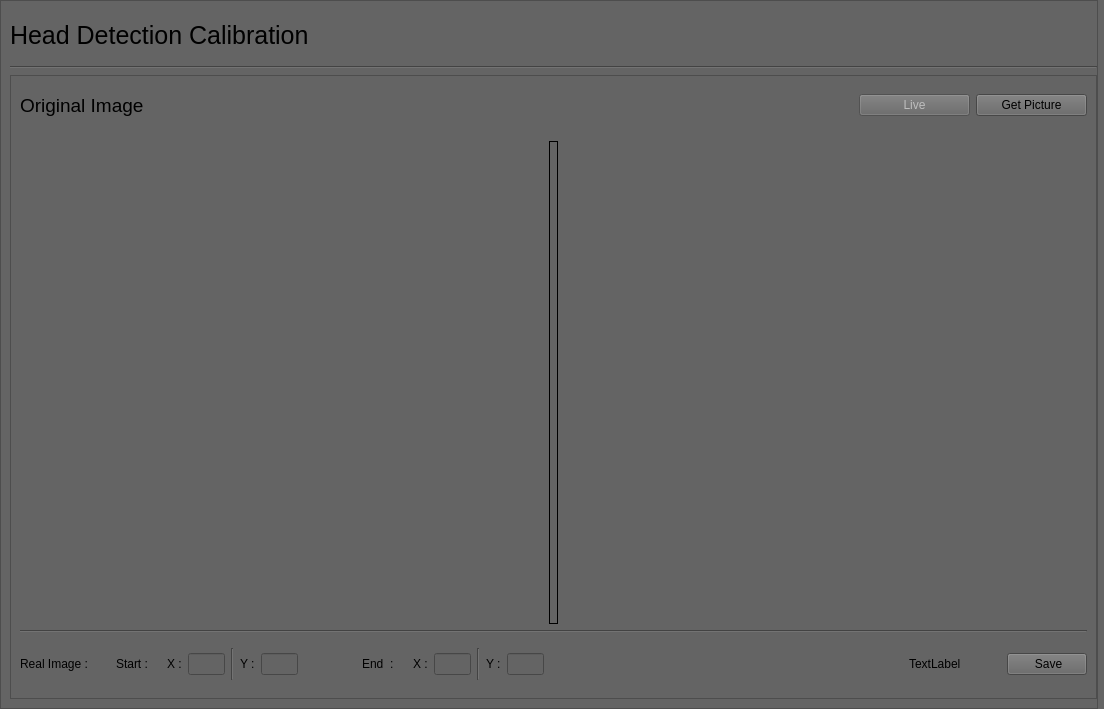
<?xml version="1.0" encoding="UTF-8"?>
<ui version="4.0">
 <class>MainWindow</class>
 <widget class="QMainWindow" name="MainWindow">
  <property name="geometry">
   <rect>
    <x>0</x>
    <y>0</y>
    <width>1104</width>
    <height>709</height>
   </rect>
  </property>
  <property name="windowTitle">
   <string>MainWindow</string>
  </property>
  <widget class="QWidget" name="centralwidget">
   <property name="styleSheet">
    <string notr="true">background-color: rgb(100,100,100);
</string>
   </property>
   <layout class="QVBoxLayout" name="verticalLayout">
    <property name="leftMargin">
     <number>0</number>
    </property>
    <property name="topMargin">
     <number>0</number>
    </property>
    <property name="rightMargin">
     <number>0</number>
    </property>
    <property name="bottomMargin">
     <number>0</number>
    </property>
    <item>
     <widget class="QFrame" name="frame_4">
      <property name="frameShape">
       <enum>QFrame::NoFrame</enum>
      </property>
      <property name="frameShadow">
       <enum>QFrame::Raised</enum>
      </property>
      <layout class="QHBoxLayout" name="horizontalLayout">
       <property name="leftMargin">
        <number>0</number>
       </property>
       <property name="topMargin">
        <number>0</number>
       </property>
       <property name="rightMargin">
        <number>0</number>
       </property>
       <property name="bottomMargin">
        <number>0</number>
       </property>
       <item>
        <widget class="QFrame" name="frame_5">
         <property name="frameShape">
          <enum>QFrame::NoFrame</enum>
         </property>
         <property name="frameShadow">
          <enum>QFrame::Raised</enum>
         </property>
         <layout class="QVBoxLayout" name="verticalLayout_2">
          <property name="leftMargin">
           <number>0</number>
          </property>
          <property name="topMargin">
           <number>0</number>
          </property>
          <property name="rightMargin">
           <number>0</number>
          </property>
          <property name="bottomMargin">
           <number>0</number>
          </property>
          <item>
           <widget class="QFrame" name="frame">
            <property name="minimumSize">
             <size>
              <width>507</width>
              <height>0</height>
             </size>
            </property>
            <property name="frameShape">
             <enum>QFrame::StyledPanel</enum>
            </property>
            <property name="frameShadow">
             <enum>QFrame::Raised</enum>
            </property>
            <layout class="QVBoxLayout" name="verticalLayout_3">
             <property name="rightMargin">
              <number>0</number>
             </property>
             <item>
              <widget class="QFrame" name="frame_9">
               <property name="maximumSize">
                <size>
                 <width>16777215</width>
                 <height>50</height>
                </size>
               </property>
               <property name="frameShape">
                <enum>QFrame::NoFrame</enum>
               </property>
               <property name="frameShadow">
                <enum>QFrame::Raised</enum>
               </property>
               <layout class="QHBoxLayout" name="horizontalLayout_5">
                <property name="leftMargin">
                 <number>0</number>
                </property>
                <property name="topMargin">
                 <number>0</number>
                </property>
                <property name="rightMargin">
                 <number>0</number>
                </property>
                <property name="bottomMargin">
                 <number>0</number>
                </property>
                <item>
                 <widget class="QLabel" name="label_7">
                  <property name="maximumSize">
                   <size>
                    <width>16777215</width>
                    <height>50</height>
                   </size>
                  </property>
                  <property name="font">
                   <font>
                    <pointsize>19</pointsize>
                   </font>
                  </property>
                  <property name="text">
                   <string>Head Detection Calibration</string>
                  </property>
                 </widget>
                </item>
                <item>
                 <widget class="QPushButton" name="close_btn">
                  <property name="minimumSize">
                   <size>
                    <width>40</width>
                    <height>30</height>
                   </size>
                  </property>
                  <property name="maximumSize">
                   <size>
                    <width>40</width>
                    <height>30</height>
                   </size>
                  </property>
                  <property name="cursor">
                   <cursorShape>PointingHandCursor</cursorShape>
                  </property>
                  <property name="styleSheet">
                   <string notr="true">QPushButton {
	border: none;
	background-color: rgb(100,100,100);
}

QPushButton:hover {
	background-color: rgb(255, 38, 0);
}

QPushButton:pressed {
	background-color: rgb(255, 0, 0);
}</string>
                  </property>
                  <property name="text">
                   <string/>
                  </property>
                  <property name="icon">
                   <iconset resource="resources.qrc">
                    <normaloff>:/icons/icons/icons8_multiply.svg</normaloff>:/icons/icons/icons8_multiply.svg</iconset>
                  </property>
                  <property name="iconSize">
                   <size>
                    <width>30</width>
                    <height>30</height>
                   </size>
                  </property>
                 </widget>
                </item>
               </layout>
              </widget>
             </item>
             <item>
              <widget class="Line" name="line">
               <property name="orientation">
                <enum>Qt::Horizontal</enum>
               </property>
              </widget>
             </item>
             <item>
              <widget class="QFrame" name="frame_2">
               <property name="frameShape">
                <enum>QFrame::StyledPanel</enum>
               </property>
               <property name="frameShadow">
                <enum>QFrame::Raised</enum>
               </property>
               <layout class="QVBoxLayout" name="verticalLayout_4">
                <item>
                 <widget class="QFrame" name="frame_3">
                  <property name="maximumSize">
                   <size>
                    <width>16777215</width>
                    <height>50</height>
                   </size>
                  </property>
                  <property name="frameShape">
                   <enum>QFrame::NoFrame</enum>
                  </property>
                  <property name="frameShadow">
                   <enum>QFrame::Raised</enum>
                  </property>
                  <layout class="QHBoxLayout" name="horizontalLayout_2">
                   <property name="leftMargin">
                    <number>0</number>
                   </property>
                   <property name="topMargin">
                    <number>0</number>
                   </property>
                   <property name="rightMargin">
                    <number>0</number>
                   </property>
                   <property name="bottomMargin">
                    <number>9</number>
                   </property>
                   <item>
                    <widget class="QLabel" name="label">
                     <property name="font">
                      <font>
                       <pointsize>14</pointsize>
                      </font>
                     </property>
                     <property name="text">
                      <string>Original Image</string>
                     </property>
                    </widget>
                   </item>
                   <item>
                    <spacer name="horizontalSpacer">
                     <property name="orientation">
                      <enum>Qt::Horizontal</enum>
                     </property>
                     <property name="sizeHint" stdset="0">
                      <size>
                       <width>40</width>
                       <height>20</height>
                      </size>
                     </property>
                    </spacer>
                   </item>
                   <item>
                    <widget class="QPushButton" name="btn_getpicture_2">
                     <property name="enabled">
                      <bool>false</bool>
                     </property>
                     <property name="minimumSize">
                      <size>
                       <width>111</width>
                       <height>0</height>
                      </size>
                     </property>
                     <property name="maximumSize">
                      <size>
                       <width>111</width>
                       <height>16777215</height>
                      </size>
                     </property>
                     <property name="text">
                      <string>Live</string>
                     </property>
                    </widget>
                   </item>
                   <item>
                    <widget class="QPushButton" name="btn_getpicture">
                     <property name="minimumSize">
                      <size>
                       <width>111</width>
                       <height>0</height>
                      </size>
                     </property>
                     <property name="maximumSize">
                      <size>
                       <width>111</width>
                       <height>16777215</height>
                      </size>
                     </property>
                     <property name="text">
                      <string>Get Picture</string>
                     </property>
                     <property name="icon">
                      <iconset>
                       <normaloff>images/play.png</normaloff>images/play.png</iconset>
                     </property>
                    </widget>
                   </item>
                  </layout>
                 </widget>
                </item>
                <item alignment="Qt::AlignHCenter">
                 <widget class="QLabel" name="label_head_calibration">
                  <property name="maximumSize">
                   <size>
                    <width>1000</width>
                    <height>500</height>
                   </size>
                  </property>
                  <property name="frameShape">
                   <enum>QFrame::Box</enum>
                  </property>
                  <property name="text">
                   <string/>
                  </property>
                  <property name="pixmap">
                   <pixmap>images/dorsa2.png</pixmap>
                  </property>
                  <property name="scaledContents">
                   <bool>false</bool>
                  </property>
                 </widget>
                </item>
                <item>
                 <widget class="Line" name="line_3">
                  <property name="orientation">
                   <enum>Qt::Horizontal</enum>
                  </property>
                 </widget>
                </item>
                <item>
                 <widget class="QFrame" name="frame_7">
                  <property name="maximumSize">
                   <size>
                    <width>16777215</width>
                    <height>50</height>
                   </size>
                  </property>
                  <property name="frameShape">
                   <enum>QFrame::NoFrame</enum>
                  </property>
                  <property name="frameShadow">
                   <enum>QFrame::Raised</enum>
                  </property>
                  <layout class="QHBoxLayout" name="horizontalLayout_4">
                   <property name="leftMargin">
                    <number>0</number>
                   </property>
                   <property name="topMargin">
                    <number>0</number>
                   </property>
                   <property name="rightMargin">
                    <number>0</number>
                   </property>
                   <property name="bottomMargin">
                    <number>0</number>
                   </property>
                   <item>
                    <widget class="QLabel" name="label_9">
                     <property name="minimumSize">
                      <size>
                       <width>81</width>
                       <height>0</height>
                      </size>
                     </property>
                     <property name="text">
                      <string>Real Image : </string>
                     </property>
                    </widget>
                   </item>
                   <item>
                    <widget class="QFrame" name="frame_8">
                     <property name="minimumSize">
                      <size>
                       <width>200</width>
                       <height>0</height>
                      </size>
                     </property>
                     <property name="maximumSize">
                      <size>
                       <width>200</width>
                       <height>16777215</height>
                      </size>
                     </property>
                     <property name="frameShape">
                      <enum>QFrame::NoFrame</enum>
                     </property>
                     <property name="frameShadow">
                      <enum>QFrame::Raised</enum>
                     </property>
                     <layout class="QHBoxLayout" name="horizontalLayout_3">
                      <item>
                       <widget class="QLabel" name="label_2">
                        <property name="minimumSize">
                         <size>
                          <width>45</width>
                          <height>0</height>
                         </size>
                        </property>
                        <property name="text">
                         <string>Start :  </string>
                        </property>
                       </widget>
                      </item>
                      <item>
                       <widget class="QLabel" name="label_3">
                        <property name="maximumSize">
                         <size>
                          <width>30</width>
                          <height>16777215</height>
                         </size>
                        </property>
                        <property name="text">
                         <string>X :</string>
                        </property>
                       </widget>
                      </item>
                      <item>
                       <widget class="QLineEdit" name="lineEdit_first_x"/>
                      </item>
                      <item>
                       <widget class="Line" name="line_2">
                        <property name="orientation">
                         <enum>Qt::Vertical</enum>
                        </property>
                       </widget>
                      </item>
                      <item>
                       <widget class="QLabel" name="label_4">
                        <property name="maximumSize">
                         <size>
                          <width>30</width>
                          <height>16777215</height>
                         </size>
                        </property>
                        <property name="text">
                         <string>Y :</string>
                        </property>
                       </widget>
                      </item>
                      <item>
                       <widget class="QLineEdit" name="lineEdit_first_y"/>
                      </item>
                     </layout>
                    </widget>
                   </item>
                   <item>
                    <spacer name="horizontalSpacer_3">
                     <property name="orientation">
                      <enum>Qt::Horizontal</enum>
                     </property>
                     <property name="sizeType">
                      <enum>QSizePolicy::Fixed</enum>
                     </property>
                     <property name="sizeHint" stdset="0">
                      <size>
                       <width>40</width>
                       <height>20</height>
                      </size>
                     </property>
                    </spacer>
                   </item>
                   <item>
                    <widget class="QFrame" name="frame_10">
                     <property name="minimumSize">
                      <size>
                       <width>200</width>
                       <height>0</height>
                      </size>
                     </property>
                     <property name="maximumSize">
                      <size>
                       <width>200</width>
                       <height>16777215</height>
                      </size>
                     </property>
                     <property name="frameShape">
                      <enum>QFrame::NoFrame</enum>
                     </property>
                     <property name="frameShadow">
                      <enum>QFrame::Raised</enum>
                     </property>
                     <layout class="QHBoxLayout" name="horizontalLayout_6">
                      <item>
                       <widget class="QLabel" name="label_5">
                        <property name="minimumSize">
                         <size>
                          <width>45</width>
                          <height>0</height>
                         </size>
                        </property>
                        <property name="text">
                         <string>End  :  </string>
                        </property>
                       </widget>
                      </item>
                      <item>
                       <widget class="QLabel" name="label_6">
                        <property name="maximumSize">
                         <size>
                          <width>30</width>
                          <height>16777215</height>
                         </size>
                        </property>
                        <property name="text">
                         <string>X :</string>
                        </property>
                       </widget>
                      </item>
                      <item>
                       <widget class="QLineEdit" name="lineEdit_end_x"/>
                      </item>
                      <item>
                       <widget class="Line" name="line_4">
                        <property name="orientation">
                         <enum>Qt::Vertical</enum>
                        </property>
                       </widget>
                      </item>
                      <item>
                       <widget class="QLabel" name="label_8">
                        <property name="maximumSize">
                         <size>
                          <width>30</width>
                          <height>16777215</height>
                         </size>
                        </property>
                        <property name="text">
                         <string>Y :</string>
                        </property>
                       </widget>
                      </item>
                      <item>
                       <widget class="QLineEdit" name="lineEdit_end_y"/>
                      </item>
                     </layout>
                    </widget>
                   </item>
                   <item>
                    <spacer name="horizontalSpacer_2">
                     <property name="orientation">
                      <enum>Qt::Horizontal</enum>
                     </property>
                     <property name="sizeHint" stdset="0">
                      <size>
                       <width>40</width>
                       <height>20</height>
                      </size>
                     </property>
                    </spacer>
                   </item>
                   <item>
                    <widget class="QLabel" name="show_messages">
                     <property name="text">
                      <string>TextLabel</string>
                     </property>
                    </widget>
                   </item>
                   <item>
                    <spacer name="horizontalSpacer_4">
                     <property name="orientation">
                      <enum>Qt::Horizontal</enum>
                     </property>
                     <property name="sizeType">
                      <enum>QSizePolicy::Fixed</enum>
                     </property>
                     <property name="sizeHint" stdset="0">
                      <size>
                       <width>40</width>
                       <height>20</height>
                      </size>
                     </property>
                    </spacer>
                   </item>
                   <item>
                    <widget class="QPushButton" name="btn_save">
                     <property name="text">
                      <string>  Save </string>
                     </property>
                     <property name="icon">
                      <iconset>
                       <normaloff>images/1206141891556277128-128.png</normaloff>images/1206141891556277128-128.png</iconset>
                     </property>
                    </widget>
                   </item>
                  </layout>
                 </widget>
                </item>
               </layout>
              </widget>
             </item>
            </layout>
           </widget>
          </item>
         </layout>
        </widget>
       </item>
       <item>
        <widget class="QFrame" name="frame_6">
         <property name="maximumSize">
          <size>
           <width>0</width>
           <height>16777215</height>
          </size>
         </property>
         <property name="frameShape">
          <enum>QFrame::StyledPanel</enum>
         </property>
         <property name="frameShadow">
          <enum>QFrame::Raised</enum>
         </property>
        </widget>
       </item>
      </layout>
     </widget>
    </item>
   </layout>
  </widget>
 </widget>
 <resources>
  <include location="resources.qrc"/>
 </resources>
 <connections/>
</ui>
